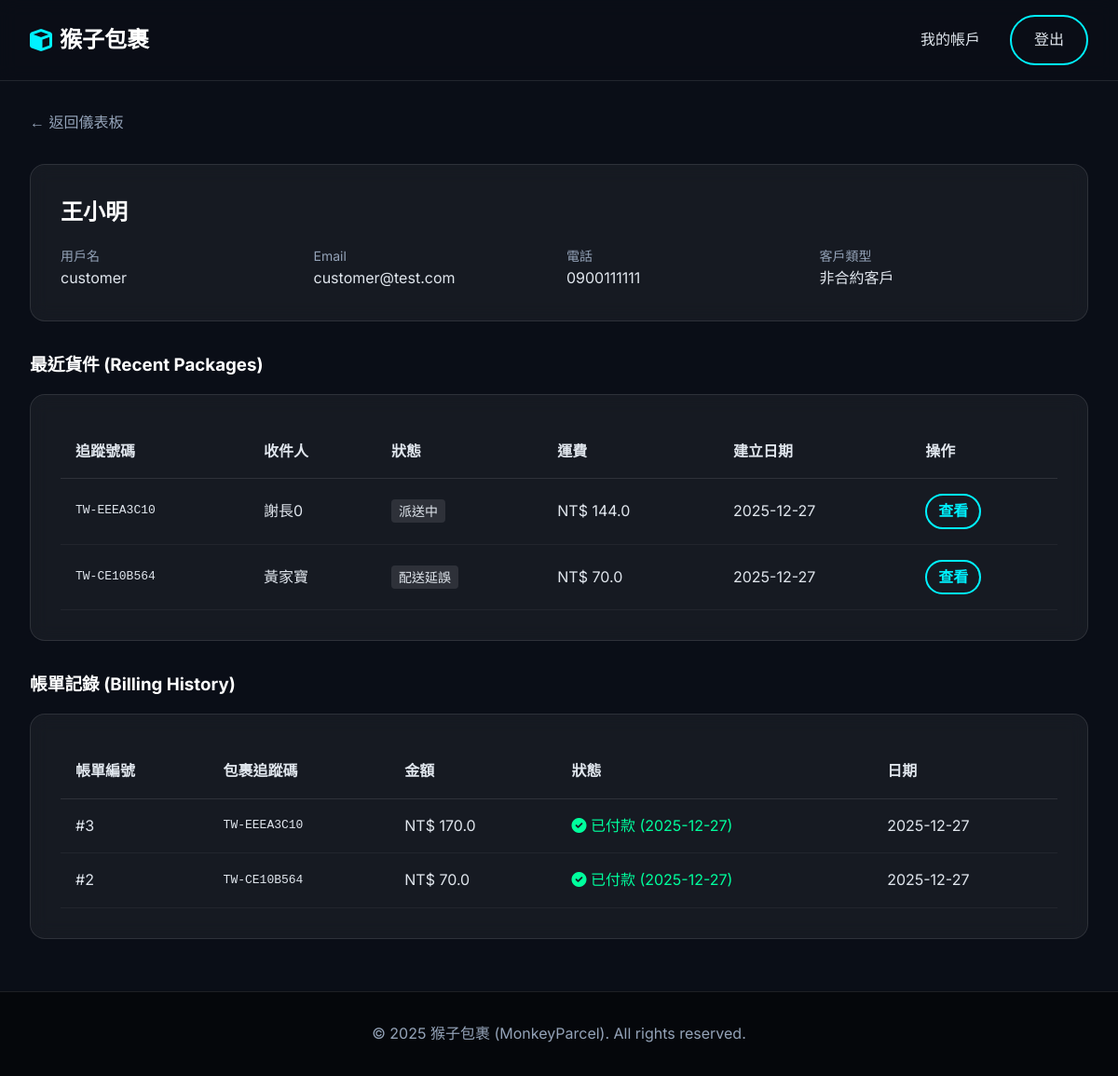
Screenshot of /cs/customer/1 (signed in) with the database file from the repository.
### app/models.py (models this page shows, shortened)
class User(Base):
    __tablename__ = 'users'
    id: Mapped[int] = mapped_column(primary_key=True)
    username: Mapped[str] = mapped_column(String(50), unique=True, nullable=False)
    password_hash: Mapped[str] = mapped_column(String(128), nullable=False)
    full_name: Mapped[str] = mapped_column(String(100), nullable=False)
    email: Mapped[str] = mapped_column(String(120), unique=True, nullable=False)
    phone: Mapped[str] = mapped_column(String(20), nullable=False)
    address: Mapped[str] = mapped_column(String(200), nullable=True)
    role: Mapped[UserRole] = mapped_column(Enum(UserRole), default=UserRole.CUSTOMER)
    type: Mapped[str] = mapped_column(String(50))
    __mapper_args__ = {
        'polymorphic_identity': 'user',
        'polymorphic_on': type
    }

class Customer(User):
    __tablename__ = 'customers'
    id: Mapped[int] = mapped_column(ForeignKey('users.id'), primary_key=True)
    customer_type: Mapped[CustomerType] = mapped_column(Enum(CustomerType), default=CustomerType.NON_CONTRACT)
    billing_preference: Mapped[PaymentMethod] = mapped_column(Enum(PaymentMethod), default=PaymentMethod.CASH)
    balance: Mapped[float] = mapped_column(Float, default=0.0) # 僅適用於預付型客戶
    prepaid_by: Mapped[Optional[str]] = mapped_column(String(100), nullable=True) # 預付方名稱 (例如: 台灣積體電路股份有限公司)
    packages: Mapped[List["Package"]] = relationship("Package", back_populates="sender")
    bills: Mapped[List["Bill"]] = relationship("Bill", back_populates="customer")
    __mapper_args__ = {
        'polymorphic_identity': 'customer',
    }
    @property
    def type_label(self):
        labels = {
            CustomerType.CONTRACT: "合約客戶",
            CustomerType.NON_CONTRACT: "非合約客戶",
            CustomerType.PREPAID: "預付客戶"
        }
        return labels.get(self.customer_type, "一般客戶")

class Package(Base):
    __tablename__ = 'packages'
    id: Mapped[int] = mapped_column(primary_key=True)
    tracking_number: Mapped[str] = mapped_column(String(20), unique=True, nullable=False) # 物流單號
    sender_id: Mapped[int] = mapped_column(ForeignKey('customers.id'), nullable=False)
    recipient_name: Mapped[str] = mapped_column(String(100), nullable=False)
    recipient_address: Mapped[str] = mapped_column(String(200), nullable=False)
    recipient_phone: Mapped[str] = mapped_column(String(20), nullable=False)
    weight: Mapped[float] = mapped_column(Float, nullable=False) # 重量 (kg)
    width: Mapped[float] = mapped_column(Float, nullable=False)  # 寬 (cm)
    height: Mapped[float] = mapped_column(Float, nullable=False) # 高 (cm)
    length: Mapped[float] = mapped_column(Float, nullable=False) # 長 (cm)
    declared_value: Mapped[float] = mapped_column(Float, default=0.0) # 報值金額 (保險用)
    content_description: Mapped[str] = mapped_column(String(255), nullable=True) # 內容物描述
    package_type: Mapped[PackageType] = mapped_column(Enum(PackageType), default=PackageType.SMALL_BOX)
    delivery_speed: Mapped[DeliverySpeed] = mapped_column(Enum(DeliverySpeed), default=DeliverySpeed.STANDARD)
    status: Mapped[PackageStatus] = mapped_column(Enum(PackageStatus), default=PackageStatus.CREATED)
    is_hazardous: Mapped[bool] = mapped_column(Boolean, default=False)   # 易燃物/危險品
    is_fragile: Mapped[bool] = mapped_column(Boolean, default=False)     # 易碎品
    is_international: Mapped[bool] = mapped_column(Boolean, default=False) # 國際件
    created_at: Mapped[datetime] = mapped_column(DateTime, default=datetime.now) # 寄件時間
    estimated_delivery: Mapped[datetime] = mapped_column(DateTime, nullable=True) # 預計抵達時間
    shipping_cost: Mapped[float] = mapped_column(Float, default=0.0) # 運費金額
    sender: Mapped["Customer"] = relationship("Customer", back_populates="packages", foreign_keys=[sender_id])
    tracking_events: Mapped[List["TrackingEvent"]] = relationship("TrackingEvent", back_populates="package", cascade="all, delete-orphan")
    assigned_driver_id: Mapped[Optional[int]] = mapped_column(ForeignKey('users.id'), nullable=True)
    assigned_driver: Mapped[Optional["User"]] = relationship("User", foreign_keys=[assigned_driver_id])
    @property
    def status_label(self):
        return PACKAGE_STATUS_LABELS.get(self.status, self.status.value)

class Bill(Base):
    __tablename__ = 'bills'
    id: Mapped[int] = mapped_column(primary_key=True)
    customer_id: Mapped[int] = mapped_column(ForeignKey('customers.id'), nullable=False)
    package_id: Mapped[int] = mapped_column(ForeignKey('packages.id'), nullable=False, unique=True) # 每個包裹對應一個帳單
    amount: Mapped[float] = mapped_column(Float, nullable=False) # 總計金額
    is_paid: Mapped[bool] = mapped_column(Boolean, default=False) # 是否已付款
    created_at: Mapped[datetime] = mapped_column(DateTime, default=datetime.now)
    paid_at: Mapped[Optional[datetime]] = mapped_column(DateTime, nullable=True) # 付款日期
    customer: Mapped["Customer"] = relationship("Customer", back_populates="bills")
    package: Mapped["Package"] = relationship("Package", backref=backref("bill", uselist=False))
    payment_method: Mapped[Optional[PaymentMethod]] = mapped_column(Enum(PaymentMethod), nullable=True)

### app/routes.py (the view)
@main.route('/cs/customer/<int:user_id>')
@login_required
def cs_customer_detail(user_id):
    if session.get('user_role') not in ['customer_service', 'admin']:
         return "Unauthorized", 403
    customer = services.get_user_by_id(user_id)
    if not customer:
        flash('User not found', 'error')
        return redirect(url_for('main.dashboard'))
    packages = services.get_user_packages(user_id)
    bills = services.get_customer_bills(user_id)
    return render_template('cs_customer_detail.html', customer=customer, packages=packages, bills=bills)

### app/routes.py (called while the page is built)
def login_required(f):
    @wraps(f)
    def decorated_function(*args, **kwargs):
        if 'user_id' not in session:
            return redirect(url_for('main.login'))
        return f(*args, **kwargs)
    return decorated_function

### app/services.py (called while the page is built)
def get_user_packages(user_id):
    return db.session.execute(
        db.select(models.Package).filter_by(sender_id=user_id).order_by(models.Package.created_at.desc())
    ).scalars().all()

def get_user_by_id(user_id):
    return db.session.get(models.User, user_id)

def get_customer_bills(customer_id):
    return db.session.execute(
        db.select(models.Bill).filter_by(customer_id=customer_id).order_by(models.Bill.created_at.desc())
    ).scalars().all()

### app/templates/cs_customer_detail.html (shortened to what this page needs)
{% extends "base.html" %}
{% block content %}
<div class="container">
    <div style="margin-bottom: 2rem;">
        <a href="{{ url_for('main.dashboard') }}" style="color: var(--text-muted); text-decoration: none;">&larr;
            返回儀表板</a>
    </div>
    <div class="card" style="margin-bottom: 2rem;">
        <h2 style="margin-bottom: 1rem;">{{ customer.full_name }}</h2>
        <div style="display: grid; grid-template-columns: repeat(auto-fit, minmax(200px, 1fr)); gap: 1rem;">
            <div>
                <p style="color: var(--text-muted); font-size: 0.875rem;">用戶名</p>
                <p>{{ customer.username }}</p>
            </div>
            <div>
                <p style="color: var(--text-muted); font-size: 0.875rem;">Email</p>
                <p>{{ customer.email }}</p>
            </div>
            <div>
                <p style="color: var(--text-muted); font-size: 0.875rem;">電話</p>
                <p>{{ customer.phone }}</p>
            </div>
            <div>
                <p style="color: var(--text-muted); font-size: 0.875rem;">客戶類型</p>
                <p>{{ customer.type_label }}</p>
            </div>
        </div>
    </div>
    <h3 style="margin-bottom: 1rem;">最近貨件 (Recent Packages)</h3>
    <div class="card" style="margin-bottom: 2rem;">
        {% if packages %}
        <table style="width: 100%; border-collapse: collapse;">
            <thead>
                <tr style="border-bottom: 1px solid var(--border-color); text-align: left;">
                    <th style="padding: 1rem;">追蹤號碼</th>
                    <th style="padding: 1rem;">收件人</th>
                    <th style="padding: 1rem;">狀態</th>
                    <th style="padding: 1rem;">運費</th>
                    <th style="padding: 1rem;">建立日期</th>
                    <th style="padding: 1rem;">操作</th>
                </tr>
            </thead>
            <tbody>
                {% for pkg in packages %}
                <tr style="border-bottom: 1px solid rgba(255,255,255,0.05);">
                    <td style="padding: 1rem; font-family: monospace;">{{ pkg.tracking_number }}</td>
                    <td style="padding: 1rem;">{{ pkg.recipient_name }}</td>
                    <td style="padding: 1rem;">
                        <span
                            style="padding: 0.25rem 0.5rem; background: rgba(255,255,255,0.1); border-radius: 4px; font-size: 0.875rem;">
                            {{ pkg.status_label }}
                        </span>
                    </td>
                    <td style="padding: 1rem;">NT$ {{ pkg.shipping_cost }}</td>
                    <td style="padding: 1rem;">{{ pkg.created_at.strftime('%Y-%m-%d') }}</td>
                    <td style="padding: 1rem;">
                        <a href="{{ url_for('main.tracking_result', tracking_number=pkg.tracking_number) }}"
                            class="btn btn-outline" style="padding: 0.25rem 0.75rem;">查看</a>
                    </td>
                </tr>
                {% endfor %}
            </tbody>
        </table>
        {% else %}
        <p style="text-align: center; color: var(--text-muted); padding: 1rem;">無包裹記錄。</p>
        {% endif %}
    </div>
    <h3 style="margin-bottom: 1rem;">帳單記錄 (Billing History)</h3>
    <div class="card">
        {% if bills %}
        <table style="width: 100%; border-collapse: collapse;">
            <thead>
                <tr style="border-bottom: 1px solid var(--border-color); text-align: left;">
                    <th style="padding: 1rem;">帳單編號</th>
                    <th style="padding: 1rem;">包裹追蹤碼</th>
                    <th style="padding: 1rem;">金額</th>
                    <th style="padding: 1rem;">狀態</th>
                    <th style="padding: 1rem;">日期</th>
                </tr>
            </thead>
            <tbody>
                {% for bill in bills %}
                <tr style="border-bottom: 1px solid rgba(255,255,255,0.05);">
                    <td style="padding: 1rem;">#{{ bill.id }}</td>
                    <td style="padding: 1rem; font-family: monospace;">{{ bill.package.tracking_number }}</td>
                    <td style="padding: 1rem;">NT$ {{ bill.amount }}</td>
                    <td style="padding: 1rem;">
                        {% if bill.is_paid %}
                        <span style="color: var(--success-color);">
                            <i class="fas fa-check-circle"></i> 已付款 ({{ bill.paid_at.strftime('%Y-%m-%d') }})
                        </span>
                        {% else %}
                        <span style="color: #ff6b6b;">未付款</span>
                        {% endif %}
                    </td>
                    <td style="padding: 1rem;">{{ bill.created_at.strftime('%Y-%m-%d') }}</td>
                </tr>
                {% endfor %}
            </tbody>
        </table>
        {% else %}
        <p style="text-align: center; color: var(--text-muted); padding: 1rem;">無帳單記錄。</p>
        {% endif %}
    </div>
</div>
{% endblock %}

### app/static/css/style.css (style rules this page uses)
:root { --primary-color: #00f2ff; --primary-dark: #00c8d4; --secondary-color: #7000ff; --bg-color: #0a0e17; --card-bg: rgba(255, 255, 255, 0.05); --text-color: #e0e6ed; --text-muted: #94a3b8; --border-color: rgba(255, 255, 255, 0.1); --success-color: #00ff9d; --error-color: #ff4d4d; --gradient-main: linear-gradient(135deg, #00f2ff 0%, #7000ff 100%); }
* { box-sizing: border-box; margin: 0; padding: 0; }
body { font-family: 'Inter', 'Noto Sans TC', sans-serif; background-color: var(--bg-color); color: var(--text-color); line-height: 1.6; min-height: 100vh; display: flex; flex-direction: column; }
h1, h2, h3, h4, h5, h6 { font-weight: 700; margin-bottom: 1rem; color: #fff; }
a { text-decoration: none; color: var(--primary-color); transition: all 0.3s ease; }
.container { max-width: 1200px; margin: 0 auto; padding: 0 2rem; }
.btn { display: inline-block; padding: 0.75rem 1.5rem; border-radius: 50px; font-weight: 600; cursor: pointer; border: none; transition: all 0.3s ease; }
.btn-outline { background: transparent; border: 2px solid var(--primary-color); color: var(--primary-color); }
.card { background: var(--card-bg); border: 1px solid var(--border-color); border-radius: 16px; padding: 2rem; backdrop-filter: blur(10px); margin-bottom: 1.5rem; }
.card, .hero, .timeline-item { animation: fadeIn 0.5s ease-out forwards; }

### rows the page displays
User: full_name "王小明", username "customer", email "customer@test.com", phone "0900111111"
Customer: type_label "非合約客戶"
Package: tracking_number "TW-EEEA3C10", recipient_name "謝長0", status_label "派送中", shipping_cost "144.0", created_at "2025-12-27"
Package: tracking_number "TW-CE10B564", recipient_name "黃家寶", status_label "配送延誤", shipping_cost "70.0", created_at "2025-12-27"
Bill: id "3", package.tracking_number "TW-EEEA3C10", amount "170.0", paid_at "2025-12-27", created_at "2025-12-27"
Bill: id "2", package.tracking_number "TW-CE10B564", amount "70.0", paid_at "2025-12-27", created_at "2025-12-27"
